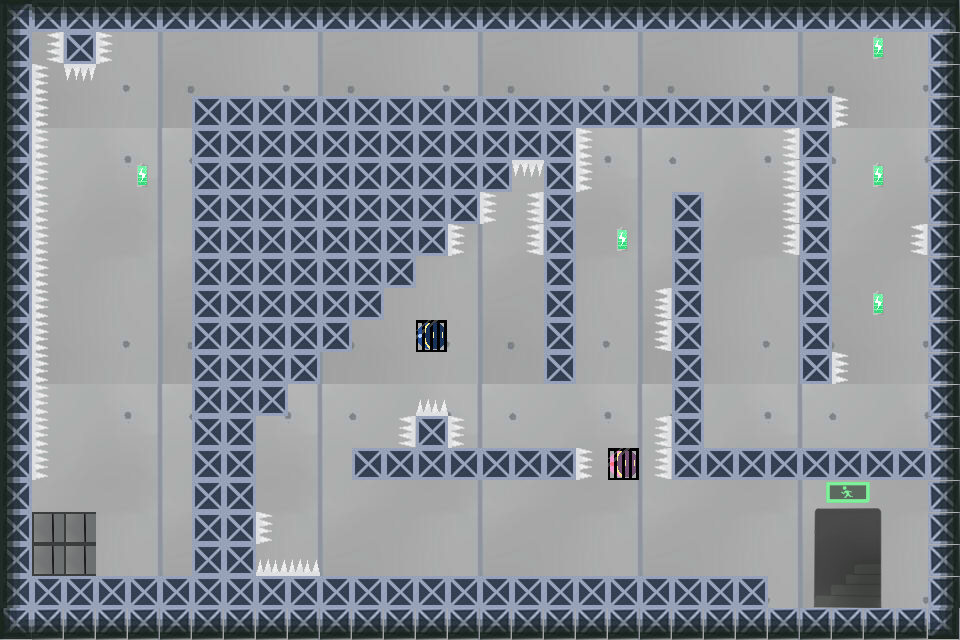

A 2D game scene composited from a Tiled map and its tileset images. What follows is a short description and the map's XML, with each tile layer's data collapsed to a summary:
An orthogonal 30x20 tile map with 32x32 px tiles, 5 tile layers (Background, Platform, Snare, Cage, ...).

<map version="1.0" tiledversion="1.1.4" orientation="orthogonal" renderorder="right-down" width="30" height="20" tilewidth="32" tileheight="32" infinite="0" nextobjectid="1">
 <tileset firstgid="1" source="地图素材.tsx" />
 <layer name="Background" width="30" height="20">
  <data>[600 cells, 600 non-empty, 40 distinct tile ids]</data>
 </layer>
 <layer name="Platform" width="30" height="20">
  <data>[600 cells, 253 non-empty, 9 distinct tile ids]</data>
 </layer>
 <layer name="Snare" width="30" height="20">
  <data>[600 cells, 60 non-empty, 19 distinct tile ids]</data>
 </layer>
 <layer name="Cage" width="30" height="20">
  <data>[600 cells, 2 non-empty, 1 distinct tile ids]</data>
 </layer>
 <layer name="Target" width="30" height="20">
  <data>[600 cells, 4 non-empty, 1 distinct tile ids]</data>
 </layer>
</map>
